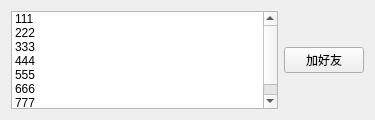
<?xml version="1.0" encoding="UTF-8"?>
<ui version="4.0">
 <class>Online</class>
 <widget class="QWidget" name="Online">
  <property name="geometry">
   <rect>
    <x>0</x>
    <y>0</y>
    <width>375</width>
    <height>120</height>
   </rect>
  </property>
  <property name="windowTitle">
   <string>Form</string>
  </property>
  <layout class="QHBoxLayout" name="horizontalLayout_2">
   <item>
    <layout class="QHBoxLayout" name="horizontalLayout">
     <item>
      <widget class="QListWidget" name="listWidget">
       <item>
        <property name="text">
         <string>111</string>
        </property>
       </item>
       <item>
        <property name="text">
         <string>222</string>
        </property>
       </item>
       <item>
        <property name="text">
         <string>333</string>
        </property>
       </item>
       <item>
        <property name="text">
         <string>444</string>
        </property>
       </item>
       <item>
        <property name="text">
         <string>555</string>
        </property>
       </item>
       <item>
        <property name="text">
         <string>666</string>
        </property>
       </item>
       <item>
        <property name="text">
         <string>777</string>
        </property>
       </item>
      </widget>
     </item>
     <item>
      <layout class="QVBoxLayout" name="verticalLayout">
       <item>
        <spacer name="verticalSpacer">
         <property name="orientation">
          <enum>Qt::Vertical</enum>
         </property>
         <property name="sizeHint" stdset="0">
          <size>
           <width>20</width>
           <height>40</height>
          </size>
         </property>
        </spacer>
       </item>
       <item>
        <widget class="QPushButton" name="pushButton">
         <property name="text">
          <string>加好友</string>
         </property>
        </widget>
       </item>
       <item>
        <spacer name="verticalSpacer_2">
         <property name="orientation">
          <enum>Qt::Vertical</enum>
         </property>
         <property name="sizeHint" stdset="0">
          <size>
           <width>20</width>
           <height>40</height>
          </size>
         </property>
        </spacer>
       </item>
      </layout>
     </item>
    </layout>
   </item>
  </layout>
 </widget>
 <resources/>
 <connections/>
</ui>
